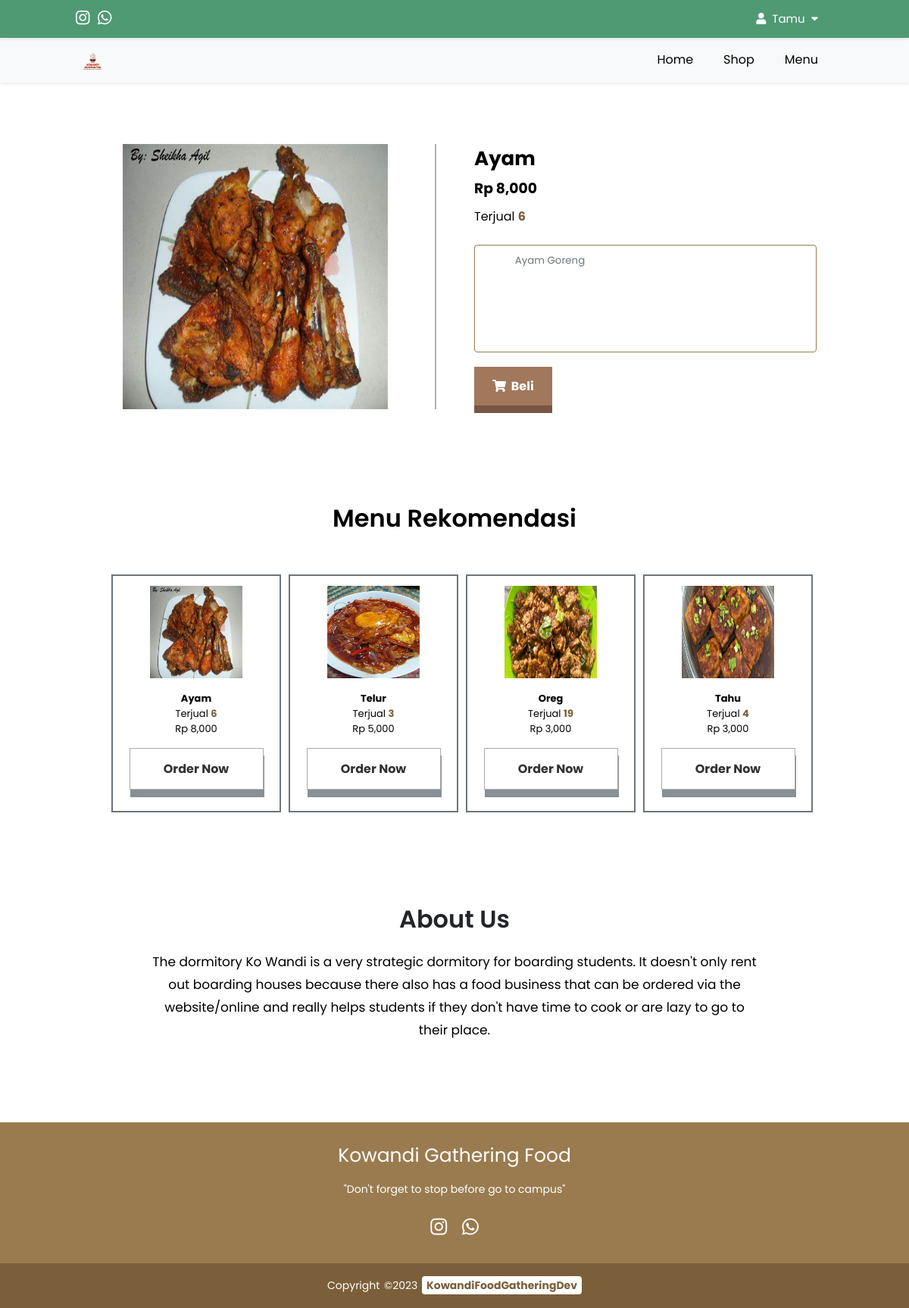
Screenshot of /shop/shop-detail.php?id=24 with the database file from the repository.
### tables this page shows
CREATE TABLE IF NOT EXISTS `tbl_product` (
  `id` int NOT NULL AUTO_INCREMENT,
  `gambar` varchar(200) NOT NULL,
  `nama_product` varchar(200) NOT NULL,
  `harga` int NOT NULL,
  `tgl_tambah` varchar(200) NOT NULL,
  `terjual` int NOT NULL,
  `deskripsi` text NOT NULL,
  PRIMARY KEY (`id`)
);

### config/config.php (called while the page is built, shortened)
<?php
$hostname = "localhost";
$username = "root";
$password = "";
$database = "db_cafe";
$koneksi = mysqli_connect($hostname, $username, $password, $database);
function queryProduct($queryProduct)
{
    global $koneksi;
    $hasil = mysqli_query($koneksi, $queryProduct);
    $tampungBaris = [];
    while ($baris = mysqli_fetch_assoc($hasil)) {
        $tampungBaris[] = $baris;
    }
    return $tampungBaris;
}
?>

### shop/shop-detail.php (the view, shortened to what this page needs)
<?php
require '../config/config.php';
$id = $_GET['id'];
$dataProduct = queryProduct("SELECT * FROM tbl_product WHERE id = $id")[0];
$dataRekomendasiProduct = queryProduct("SELECT * FROM tbl_product");
?>
<!DOCTYPE html>
<html lang="en">
<head>
    <link rel="stylesheet" href="https://cdnjs.cloudflare.com/ajax/libs/font-awesome/5.15.3/css/all.min.css"
 />
    <link rel="stylesheet" href="../css/shop-detail.css?v=<?php echo time(); ?>">
</head>
<body>
    <header class="navbar-top">
        <div class="social-media">
            <a class="sosmed" id="m-1" href="#"><i class="fab fa-instagram"></i></a>
            <a class="sosmed" id="m-2" href="#"><i class="fab fa-whatsapp"></i></a>
        </div>
        <nav>
            <ul>
                <li class="dropdown1"><a href="#"><i class="fas fa-user"></i>&nbsp;
                        <?php
                        if (isset($_SESSION['login'])) {
                            echo $_SESSION['username'];
                        } else {
                            echo "Tamu";
                        }
                        ?>
                        &nbsp;<i class="fas fa-caret-down"></i>
                    </a>
                </li>
            </ul>
        </nav>
    </header>
    <header class="nav-top-mg">
        <div class="logo">
            <a href="../index.php">
                <img class="logo-img" src="../img/logo.png">
            </a>
        </div>
        <nav class="nav-bot">
            <ul>
                <li><a href="../index.php">Home</a></li>
                <li><a href="shop.php">Shop</a></li>
                <li><a href="../menu/menu.php">Menu</a></li>
            </ul>
        </nav>
    </header>
    <div class="container-detail">
        <div class="detail-left">
            <center><img src="../uploads/<?= $dataProduct['gambar']; ?>" /></center>
        </div>
        <div class="detail-right">
            <h1>
                <?= $dataProduct['nama_product']; ?>
            </h1>
            <div class="price">
                <h3>Rp
                    <?= number_format($dataProduct['harga']); ?>
                </h3>
            </div>
            <div class="terjual">
                <p>Terjual <span class="terjual-counter">
                        <?= $dataProduct['terjual']; ?>
                    </span></p>
            </div>
            <div class="deskripsi">
                <textarea disabled>
            <?= $dataProduct['deskripsi']; ?>
        </textarea>
            </div>
            <div class="order-button">
                <a href="../checkout/order.php?id=<?= $dataProduct['id']; ?>">
                    <span class="btn order"><i class="fas fa-shopping-cart"></i>&nbsp;&nbsp;Beli</span>
                </a>
            </div>
        </div>
    </div>
    <h1 class="title-rekomen">Menu Rekomendasi</h1>
    <div class="rekomen-wrapper">
        <div class="container-rekomen">
            <div class="rekomen">
                <div class="logo">
                    <img class="resize-image" src="../uploads/<?= $dataRekomendasiProduct[0]['gambar']; ?>" />
                </div>
                <div class="title">
                    <h3>
                        <?= $dataRekomendasiProduct[0]['nama_product']; ?>
                    </h3>
                </div>
                <div class="content">
                    <p>Terjual <span class="terjual-counter">
                            <?= $dataRekomendasiProduct[0]['terjual']; ?>
                        </span></p>
                    <p>Rp
                        <?= number_format($dataRekomendasiProduct[0]['harga']); ?>
                    </p>
                </div>
                <a href="shop-detail.php?id=<?= $dataRekomendasiProduct[0]['id']; ?>">
                    <div class="btn-rekomen">
                        <span class="btn-rek rekomen-btn">Order Now</span>
                    </div>
                </a>
            </div>
            <div class="rekomen">
                <div class="logo">
                    <img class="resize-image" src="../uploads/<?= $dataRekomendasiProduct[1]['gambar']; ?>" />
                </div>
                <div class="title">
                    <h3>
                        <?= $dataRekomendasiProduct[1]['nama_product']; ?>
                    </h3>
                </div>
                <div class="content">
                    <p>Terjual <span class="terjual-counter">
                            <?= $dataRekomendasiProduct[1]['terjual']; ?>
                        </span></p>
                    <p>Rp
                        <?= number_format($dataRekomendasiProduct[1]['harga']); ?>
                    </p>
                </div>
                <a href="shop-detail.php?id=<?= $dataRekomendasiProduct[1]['id']; ?>">
                    <div class="btn-rekomen">
                        <span class="btn-rek rekomen-btn">Order Now</span>
                    </div>
                </a>
            </div>
            <div class="rekomen">
                <div class="logo">
                    <img class="resize-image" src="../uploads/<?= $dataRekomendasiProduct[2]['gambar']; ?>" />
                </div>
                <div class="title">
                    <h3>
                        <?= $dataRekomendasiProduct[2]['nama_product']; ?>
                    </h3>
                </div>
                <div class="content">
                    <p>Terjual <span class="terjual-counter">
                            <?= $dataRekomendasiProduct[2]['terjual']; ?>
                        </span></p>
                    <p>Rp
                        <?= number_format($dataRekomendasiProduct[2]['harga']); ?>
                    </p>
                </div>
                <a href="shop-detail.php?id=<?= $dataRekomendasiProduct[2]['id']; ?>">
                    <div class="btn-rekomen">
                        <span class="btn-rek rekomen-btn">Order Now</span>
                    </div>
                </a>
            </div>
            <div class="rekomen">
                <div class="logo">
                    <img class="resize-image" src="../uploads/<?= $dataRekomendasiProduct[3]['gambar']; ?>" />
                </div>
                <div class="title">
                    <h3>
                        <?= $dataRekomendasiProduct[3]['nama_product']; ?>
                    </h3>
                </div>
                <div class="content">
                    <p>Terjual <span class="terjual-counter">
                            <?= $dataRekomendasiProduct[3]['terjual']; ?>
                        </span></p>
                    <p>Rp
                        <?= number_format($dataRekomendasiProduct[3]['harga']); ?>
                    </p>
                </div>
                <a href="shop-detail.php?id=<?= $dataRekomendasiProduct[3]['id']; ?>">
                    <div class="btn-rekomen">
                        <span class="btn-rek rekomen-btn">Order Now</span>
                    </div>
                </a>
            </div>
        </div>
    </div>
    <section class="tentang">
        <div class="container2">
            <h1 class="title-form">About Us</h1>
            <p class="text-about"> The dormitory Ko Wandi is a very strategic dormitory for boarding students. It
                doesn't only rent out
                boarding houses because there also has a food business that can be ordered via the website/online
                and really helps students if they don't have time to cook or are lazy to go to their place.</p>
        </div>
    </section>
    <footer>
        <div class="footer-content">
            <h3>Kowandi Gathering Food</h3>
            <p>"Don't forget to stop before go to campus"</p>
            <ul class="medsos">
                <li><a class="sosmed" id="m-1" href="#"><i class="fab fa-instagram"></i></a></li>
                <li><a class="sosmed" id="m-2" href="#"><i class="fab fa-whatsapp"></i></a></li>
            </ul>
        </div>
        <div class="footer-bottom">
            <p>Copyright &copy;2023 <a href="../developer/kintondev.php" target="_blank"
                    class="dev">KowandiFoodGatheringDev</a></p>
        </div>
    </footer>
</body>
</html>

### rows the page displays
tbl_product: gambar (picture), nama_product "Ayam", harga "8,000", terjual "6", deskripsi "Ayam Goreng"
tbl_product: gambar (picture), nama_product "Telur", terjual "3", harga "5,000"
tbl_product: gambar (picture), nama_product "Oreg", terjual "19", harga "3,000"
tbl_product: gambar (picture), nama_product "Tahu", terjual "4", harga "3,000"
